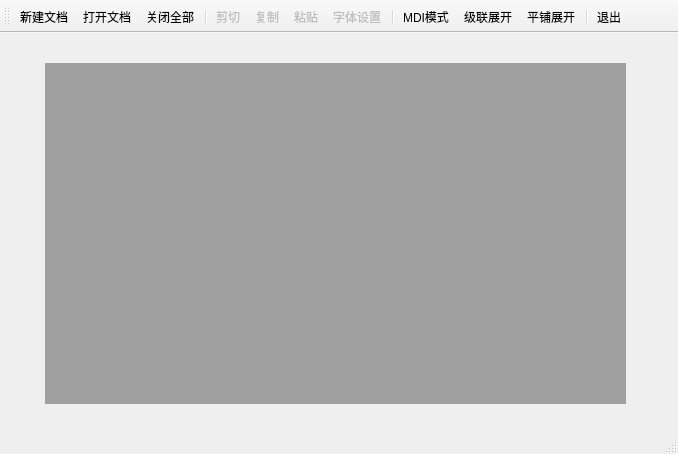
<?xml version="1.0" encoding="UTF-8"?>
<ui version="4.0">
 <class>MainWindow</class>
 <widget class="QMainWindow" name="MainWindow">
  <property name="geometry">
   <rect>
    <x>0</x>
    <y>0</y>
    <width>678</width>
    <height>454</height>
   </rect>
  </property>
  <property name="windowTitle">
   <string>Demo6_4, MDI应用程序</string>
  </property>
  <widget class="QWidget" name="centralWidget">
   <widget class="QMdiArea" name="mdiArea">
    <property name="geometry">
     <rect>
      <x>45</x>
      <y>30</y>
      <width>581</width>
      <height>341</height>
     </rect>
    </property>
   </widget>
  </widget>
  <widget class="QToolBar" name="mainToolBar">
   <property name="autoFillBackground">
    <bool>true</bool>
   </property>
   <property name="toolButtonStyle">
    <enum>Qt::ToolButtonIconOnly</enum>
   </property>
   <attribute name="toolBarArea">
    <enum>TopToolBarArea</enum>
   </attribute>
   <attribute name="toolBarBreak">
    <bool>false</bool>
   </attribute>
   <addaction name="actDoc_New"/>
   <addaction name="actDoc_Open"/>
   <addaction name="actDoc_CloseALL"/>
   <addaction name="separator"/>
   <addaction name="actEdit_Cut"/>
   <addaction name="actEdit_Copy"/>
   <addaction name="actEdit_Paste"/>
   <addaction name="actEdit_Font"/>
   <addaction name="separator"/>
   <addaction name="actMDI_Mode"/>
   <addaction name="actMDI_Cascade"/>
   <addaction name="actMDI_Tile"/>
   <addaction name="separator"/>
   <addaction name="actQuit"/>
  </widget>
  <widget class="QStatusBar" name="statusBar"/>
  <action name="actDoc_New">
   <property name="icon">
    <iconset resource="res.qrc">
     <normaloff>:/icons/images/100.bmp</normaloff>:/icons/images/100.bmp</iconset>
   </property>
   <property name="text">
    <string>新建文档</string>
   </property>
   <property name="toolTip">
    <string>新建文档窗口</string>
   </property>
  </action>
  <action name="actQuit">
   <property name="icon">
    <iconset resource="res.qrc">
     <normaloff>:/icons/images/132.bmp</normaloff>:/icons/images/132.bmp</iconset>
   </property>
   <property name="text">
    <string>退出</string>
   </property>
   <property name="toolTip">
    <string>退出本系统</string>
   </property>
  </action>
  <action name="actDoc_Open">
   <property name="icon">
    <iconset resource="res.qrc">
     <normaloff>:/icons/images/122.bmp</normaloff>:/icons/images/122.bmp</iconset>
   </property>
   <property name="text">
    <string>打开文档</string>
   </property>
   <property name="toolTip">
    <string>打开文档</string>
   </property>
  </action>
  <action name="actEdit_Font">
   <property name="enabled">
    <bool>false</bool>
   </property>
   <property name="icon">
    <iconset resource="res.qrc">
     <normaloff>:/icons/images/506.bmp</normaloff>:/icons/images/506.bmp</iconset>
   </property>
   <property name="text">
    <string>字体设置</string>
   </property>
   <property name="toolTip">
    <string>字体设置</string>
   </property>
  </action>
  <action name="actEdit_Cut">
   <property name="enabled">
    <bool>false</bool>
   </property>
   <property name="icon">
    <iconset resource="res.qrc">
     <normaloff>:/icons/images/200.bmp</normaloff>:/icons/images/200.bmp</iconset>
   </property>
   <property name="text">
    <string>剪切</string>
   </property>
   <property name="toolTip">
    <string>剪切</string>
   </property>
  </action>
  <action name="actEdit_Copy">
   <property name="enabled">
    <bool>false</bool>
   </property>
   <property name="icon">
    <iconset resource="res.qrc">
     <normaloff>:/icons/images/202.bmp</normaloff>:/icons/images/202.bmp</iconset>
   </property>
   <property name="text">
    <string>复制</string>
   </property>
   <property name="toolTip">
    <string>复制</string>
   </property>
  </action>
  <action name="actEdit_Paste">
   <property name="enabled">
    <bool>false</bool>
   </property>
   <property name="icon">
    <iconset resource="res.qrc">
     <normaloff>:/icons/images/204.bmp</normaloff>:/icons/images/204.bmp</iconset>
   </property>
   <property name="text">
    <string>粘贴</string>
   </property>
   <property name="toolTip">
    <string>粘贴</string>
   </property>
  </action>
  <action name="actMDI_Mode">
   <property name="checkable">
    <bool>true</bool>
   </property>
   <property name="icon">
    <iconset resource="res.qrc">
     <normaloff>:/icons/images/230.bmp</normaloff>:/icons/images/230.bmp</iconset>
   </property>
   <property name="text">
    <string>MDI模式</string>
   </property>
   <property name="toolTip">
    <string>窗口模式或页面模式</string>
   </property>
  </action>
  <action name="actMDI_Cascade">
   <property name="icon">
    <iconset resource="res.qrc">
     <normaloff>:/icons/images/400.bmp</normaloff>:/icons/images/400.bmp</iconset>
   </property>
   <property name="text">
    <string>级联展开</string>
   </property>
   <property name="toolTip">
    <string>窗口级联展开</string>
   </property>
  </action>
  <action name="actMDI_Tile">
   <property name="icon">
    <iconset resource="res.qrc">
     <normaloff>:/icons/images/406.bmp</normaloff>:/icons/images/406.bmp</iconset>
   </property>
   <property name="text">
    <string>平铺展开</string>
   </property>
   <property name="toolTip">
    <string>窗口平铺展开</string>
   </property>
  </action>
  <action name="actDoc_CloseALL">
   <property name="icon">
    <iconset resource="res.qrc">
     <normaloff>:/icons/images/128.bmp</normaloff>:/icons/images/128.bmp</iconset>
   </property>
   <property name="text">
    <string>关闭全部</string>
   </property>
   <property name="toolTip">
    <string>关闭所有窗口</string>
   </property>
  </action>
 </widget>
 <layoutdefault spacing="6" margin="11"/>
 <resources>
  <include location="res.qrc"/>
 </resources>
 <connections>
  <connection>
   <sender>actQuit</sender>
   <signal>triggered()</signal>
   <receiver>MainWindow</receiver>
   <slot>close()</slot>
   <hints>
    <hint type="sourcelabel">
     <x>-1</x>
     <y>-1</y>
    </hint>
    <hint type="destinationlabel">
     <x>373</x>
     <y>235</y>
    </hint>
   </hints>
  </connection>
 </connections>
</ui>
